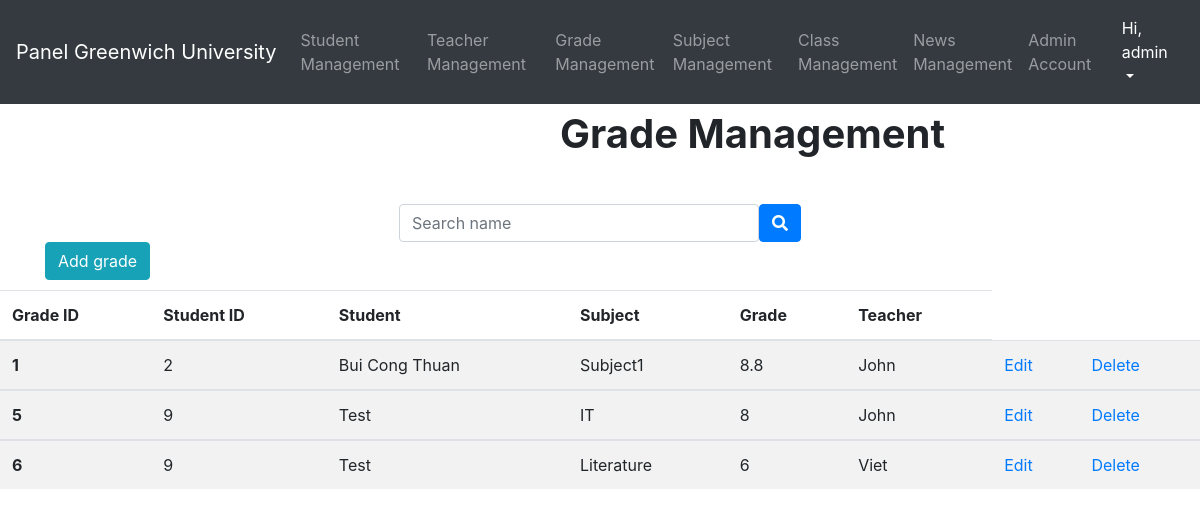
The page /Admin/Management/gradeManagement.php (signed in) on the database its author committed.
### tables this page shows
CREATE TABLE `grade` (
  `GradeID` int(5) UNSIGNED NOT NULL,
  `StudentID` int(5) UNSIGNED NOT NULL,
  `SubjectID` int(5) UNSIGNED NOT NULL,
  `Grade` float NOT NULL,
  `TeacherID` int(5) UNSIGNED NOT NULL
);

CREATE TABLE `student` (
  `StudentID` int(5) UNSIGNED NOT NULL,
  `Full_name` varchar(30) NOT NULL,
  `Date_of_birth` date NOT NULL,
  `ClassID` int(5) NOT NULL,
  `SchoolYear` varchar(5) NOT NULL,
  `Email` varchar(100) NOT NULL,
  `ContactNumber` varchar(11) NOT NULL,
  `Username` varchar(30) NOT NULL,
  `Password` varchar(50) NOT NULL
);

CREATE TABLE `subject` (
  `SubjectID` int(5) UNSIGNED NOT NULL,
  `SubjectName` varchar(20) NOT NULL
);

CREATE TABLE `teacher` (
  `TeacherID` int(5) UNSIGNED NOT NULL,
  `TeacherName` varchar(30) NOT NULL,
  `ContactNumber` varchar(11) NOT NULL,
  `Username` varchar(20) NOT NULL,
  `Password` varchar(50) NOT NULL,
  `Permission` int(1) NOT NULL
);

### Admin/Management/gradeManagement.php (the view, shortened to what this page needs)
<!doctype html>
<html>
<head>
<link rel='stylesheet' href='https://use.fontawesome.com/releases/v5.3.1/css/all.css'>
</head>
<body>
	<?php include 'panel.php' ?>
	<b>Grade Management</b>
	<form action="" method="post">
	<div class="input-group search">
 		<div class="form-outline search_bar">
    	<input type="text" name="search" placeholder="Search name" class="form-control" />
  		</div>
  		<button type="submit"  name="submit" class="btn btn-primary">
    	<i class="fas fa-search"></i>
  		</button>
	</div>
	</form>
	<div class="container add" style="margin-top: 30px;">
  <button type="button" class="btn btn-info btn-round" data-toggle="modal" data-target="#add">
    Add grade
  </button>
	</div>
	<table class="table table-striped">
  <thead>
    <tr>
	  <th scope="col">Grade ID</th>
      <th scope="col">Student ID</th>
	  <th scope="col">Student </th>
      <th scope="col">Subject </th>
      <th scope="col">Grade</th>
      <th scope="col">Teacher </th>
    </tr>
  </thead>
	<?php
	require_once '../Login/logindb.php';
	$addQuery='';
	$query = 'SELECT grade.GradeID, grade.StudentID, student.Full_name, grade.Grade, subject.SubjectName, teacher.TeacherName FROM grade, student, subject, teacher WHERE grade.StudentID = student.StudentID and grade.SubjectID = subject.SubjectID and grade.TeacherID = teacher.TeacherID '.$addQuery.'';
	$result = $conn->query($query);
	while($row = mysqli_fetch_array($result))
    {
?>
  <tbody>
    <tr>
      <th scope="row"><?php echo $row['GradeID']?></th>
		<td><?php echo $row['StudentID']?></td>
		<td><?php echo $row['Full_name']?></td>
		<td><?php echo $row['SubjectName']?></td>
		<td><?php echo $row['Grade']?></td>
		<td><?php echo $row['TeacherName']?></td>
		<td><a href="../Function/editGrade.php?id=<?php echo $row['GradeID']; ?>">Edit</a></td>
    	<td><a href="../Function/deleteGrade.php?id=<?php echo $row['GradeID']; ?>">Delete</a></td>
    </tr>
  </tbody>
		<?php
	}
	?>
</table>
</body>
</html>

### Admin/Management/panel.css (style rules this page uses)
body { font-family: Arial, Helvetica, sans-serif; }
* { box-sizing: border-box; }
b { font-size: 40px; justify-content: center; margin-left: 560px; }

### Admin/Management/gradeManagement.php (style rules this page uses)
b { font-size: 40px; justify-content: center; margin-left: 560px; }
.search { justify-content: center; margin-top: 40px; margin-bottom: -30px; }
.search_bar { width: 30%; }
.add { margin-bottom: 10px; margin-top: -10px; }

### rows shown on the page
grade: GradeID "1", StudentID "2", StudentID.Full_name "Bui Cong Thuan", SubjectID.SubjectName "Subject1", Grade "8.8", TeacherID.TeacherName "John"
grade: GradeID "5", StudentID "9", StudentID.Full_name "Test", SubjectID.SubjectName "IT", Grade "8", TeacherID.TeacherName "John"
grade: GradeID "6", StudentID "9", StudentID.Full_name "Test", SubjectID.SubjectName "Literature", Grade "6", TeacherID.TeacherName "Viet"

### other values the page prints
$_SESSION["username"] "admin"
